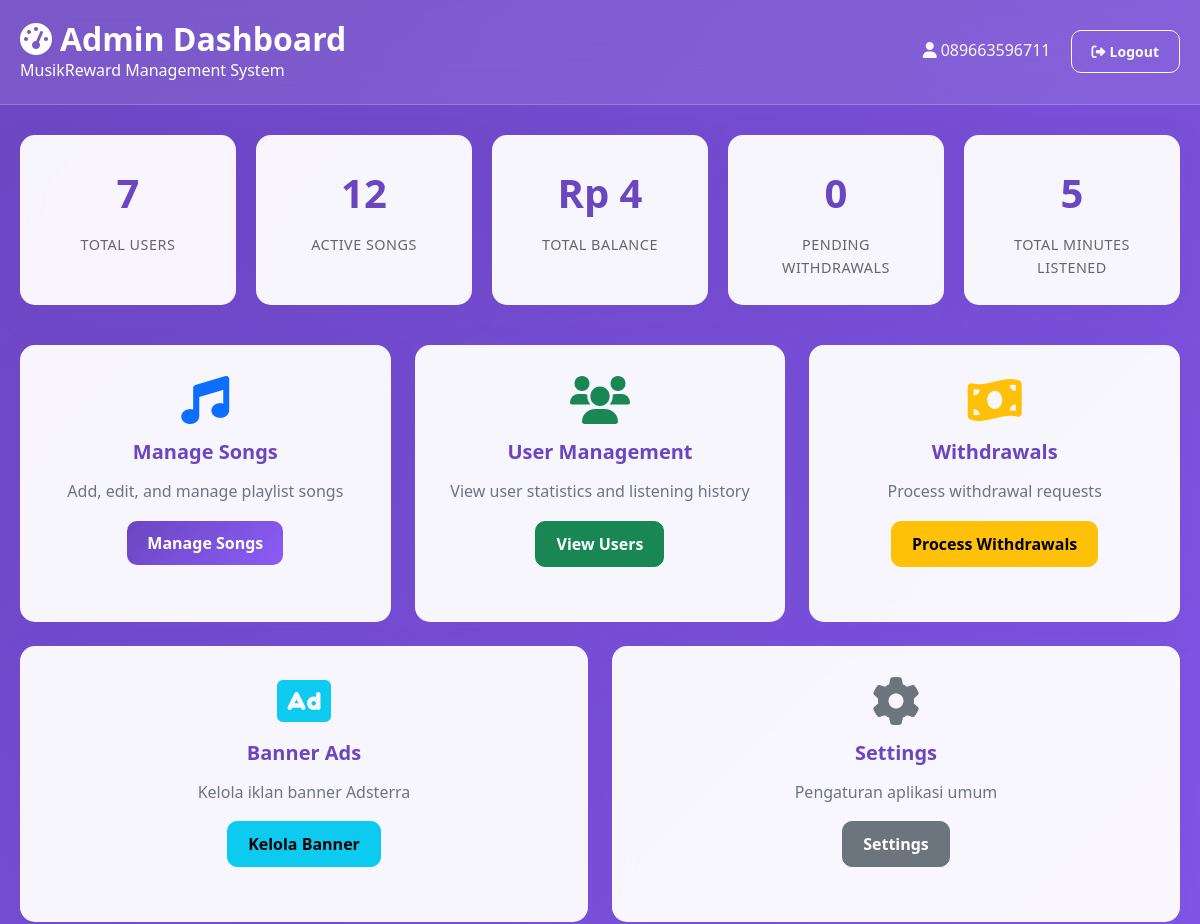
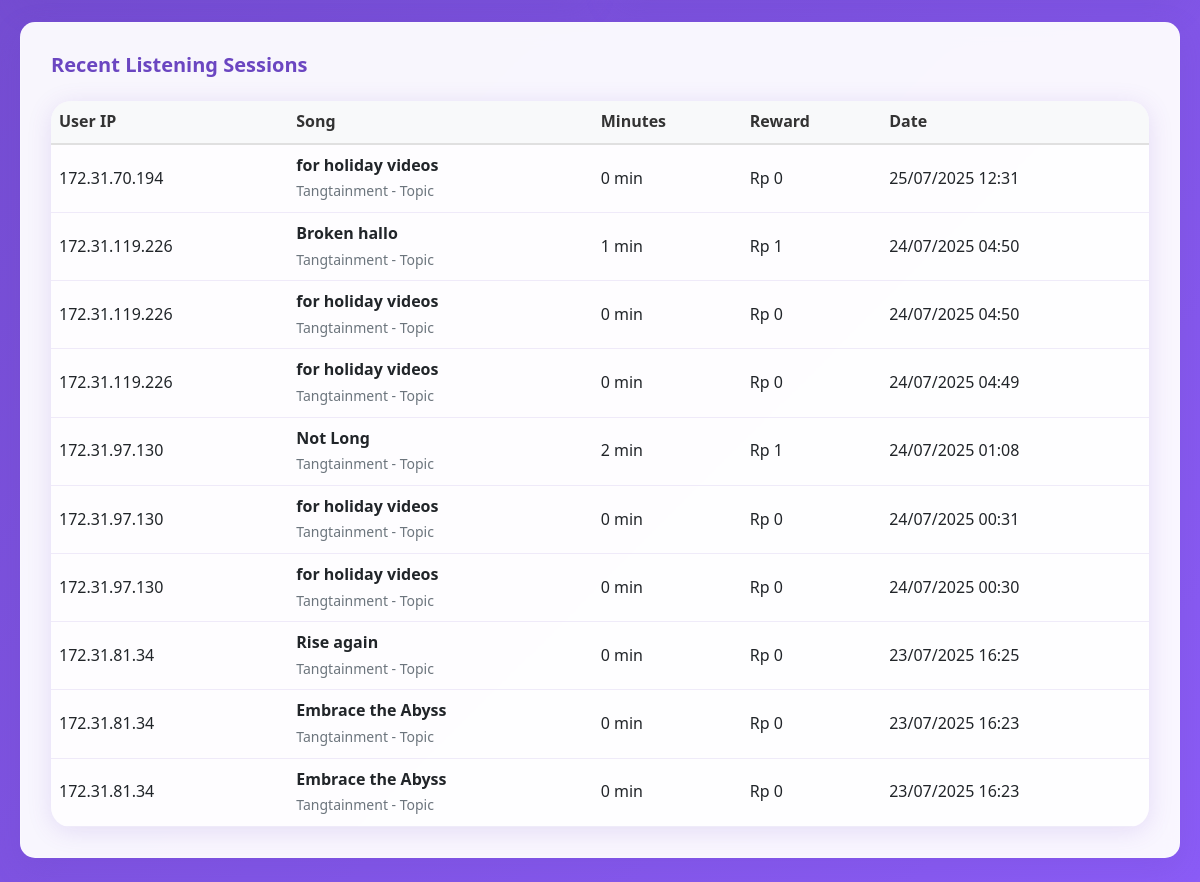
/admin/index.php (signed in), run on the app's committed database (2 pictures, top to bottom).
### tables this page shows
CREATE TABLE listening_sessions (
            id INTEGER PRIMARY KEY AUTOINCREMENT,
            user_ip TEXT NOT NULL,
            song_id INTEGER NOT NULL,
            minutes_listened INTEGER DEFAULT 0,
            reward_earned REAL DEFAULT 0.00,
            completed INTEGER DEFAULT 0,
            created_at DATETIME DEFAULT CURRENT_TIMESTAMP,
            FOREIGN KEY (song_id) REFERENCES songs(id)
        );

CREATE TABLE songs (
            id INTEGER PRIMARY KEY AUTOINCREMENT,
            youtube_id TEXT NOT NULL,
            title TEXT NOT NULL,
            artist TEXT NOT NULL,
            thumbnail_url TEXT,
            duration INTEGER DEFAULT 0,
            is_active INTEGER DEFAULT 1,
            created_at DATETIME DEFAULT CURRENT_TIMESTAMP
        );

### admin/index.php (the view, shortened to what this page needs)
<?php
require_once '../config/database.php';
$stmt = $pdo->query("SELECT COUNT(*) as total_users FROM users");
$totalUsers = $stmt->fetch()['total_users'];
$stmt = $pdo->query("SELECT COUNT(*) as total_songs FROM songs WHERE is_active = 1");
$totalSongs = $stmt->fetch()['total_songs'];
$stmt = $pdo->query("SELECT SUM(balance) as total_balance FROM users");
$totalBalance = $stmt->fetch()['total_balance'] ?: 0;
$stmt = $pdo->query("SELECT COUNT(*) as pending_withdrawals FROM withdrawals WHERE status = 'pending'");
$pendingWithdrawals = $stmt->fetch()['pending_withdrawals'];
$stmt = $pdo->query("SELECT SUM(minutes_listened) as total_minutes FROM listening_sessions");
$totalMinutes = $stmt->fetch()['total_minutes'] ?: 0;
?>
<!DOCTYPE html>
<html lang="id">
<head>
    <link href="https://cdn.jsdelivr.net/npm/bootstrap@5.1.3/dist/css/bootstrap.min.css" rel="stylesheet">
    <link href="https://cdnjs.cloudflare.com/ajax/libs/font-awesome/6.0.0/css/all.min.css" rel="stylesheet">
    <link href="../assets/css/style.css?v=<?= time() ?>" rel="stylesheet">
</head>
<body>
    <div class="admin-header">
        <div class="container">
            <div class="d-flex justify-content-between align-items-center">
                <div>
                    <h1><i class="fas fa-tachometer-alt me-2"></i>Admin Dashboard</h1>
                    <p class="mb-0">MusikReward Management System</p>
                </div>
                <div>
                    <span class="text-light me-3">
                        <i class="fas fa-user me-1"></i><?= htmlspecialchars($_SESSION['admin_username']) ?>
                    </span>
                    <a href="?logout=1" class="btn btn-outline-light btn-sm">
                        <i class="fas fa-sign-out-alt me-1"></i>Logout
                    </a>
                </div>
            </div>
        </div>
    </div>
    <div class="container">
        <div class="stats-grid">
            <div class="stat-card">
                <div class="stat-number"><?= number_format($totalUsers) ?></div>
                <div class="stat-label">Total Users</div>
            </div>
            <div class="stat-card">
                <div class="stat-number"><?= number_format($totalSongs) ?></div>
                <div class="stat-label">Active Songs</div>
            </div>
            <div class="stat-card">
                <div class="stat-number">Rp <?= number_format($totalBalance, 0, ',', '.') ?></div>
                <div class="stat-label">Total Balance</div>
            </div>
            <div class="stat-card">
                <div class="stat-number"><?= number_format($pendingWithdrawals) ?></div>
                <div class="stat-label">Pending Withdrawals</div>
            </div>
            <div class="stat-card">
                <div class="stat-number"><?= number_format($totalMinutes) ?></div>
                <div class="stat-label">Total Minutes Listened</div>
            </div>
        </div>
        <div class="row">
            <div class="col-md-4 mb-4">
                <div class="admin-card text-center">
                    <i class="fas fa-music text-primary mb-3" style="font-size: 3rem;"></i>
                    <h5>Manage Songs</h5>
                    <p class="text-muted">Add, edit, and manage playlist songs</p>
                    <a href="songs.php" class="btn btn-primary">Manage Songs</a>
                </div>
            </div>
            <div class="col-md-4 mb-4">
                <div class="admin-card text-center">
                    <i class="fas fa-users text-success mb-3" style="font-size: 3rem;"></i>
                    <h5>User Management</h5>
                    <p class="text-muted">View user statistics and listening history</p>
                    <a href="users.php" class="btn btn-success">View Users</a>
                </div>
            </div>
            <div class="col-md-4 mb-4">
                <div class="admin-card text-center">
                    <i class="fas fa-money-bill-wave text-warning mb-3" style="font-size: 3rem;"></i>
                    <h5>Withdrawals</h5>
                    <p class="text-muted">Process withdrawal requests</p>
                    <a href="withdrawals.php" class="btn btn-warning">Process Withdrawals</a>
                </div>
            </div>
        </div>
        <div class="row">
            <div class="col-md-6 mb-4">
                <div class="admin-card text-center">
                    <i class="fas fa-ad text-info mb-3" style="font-size: 3rem;"></i>
                    <h5>Banner Ads</h5>
                    <p class="text-muted">Kelola iklan banner Adsterra</p>
                    <a href="banner_ads.php" class="btn btn-info">Kelola Banner</a>
                </div>
            </div>
            <div class="col-md-6 mb-4">
                <div class="admin-card text-center">
                    <i class="fas fa-cog text-secondary mb-3" style="font-size: 3rem;"></i>
                    <h5>Settings</h5>
                    <p class="text-muted">Pengaturan aplikasi umum</p>
                    <a href="#" class="btn btn-secondary">Settings</a>
                </div>
            </div>
        </div>
        <div class="admin-card">
            <h5 class="mb-4">Recent Listening Sessions</h5>
            <div class="table-responsive">
                <table class="table">
                    <thead>
                        <tr>
                            <th>User IP</th>
                            <th>Song</th>
                            <th>Minutes</th>
                            <th>Reward</th>
                            <th>Date</th>
                        </tr>
                    </thead>
                    <tbody>
                        <?php
                        $stmt = $pdo->query("
                            SELECT ls.*, s.title, s.artist
                            FROM listening_sessions ls
                            JOIN songs s ON ls.song_id = s.id
                            ORDER BY ls.created_at DESC
                            LIMIT 10
                        ");
                        $sessions = $stmt->fetchAll();
                        foreach ($sessions as $session): ?>
                        <tr>
                            <td><?= htmlspecialchars($session['user_ip']) ?></td>
                            <td>
                                <strong><?= htmlspecialchars($session['title']) ?></strong><br>
                                <small class="text-muted"><?= htmlspecialchars($session['artist']) ?></small>
                            </td>
                            <td><?= $session['minutes_listened'] ?> min</td>
                            <td>Rp <?= number_format($session['reward_earned'], 0, ',', '.') ?></td>
                            <td><?= date('d/m/Y H:i', strtotime($session['created_at'])) ?></td>
                        </tr>
                        <?php endforeach; ?>
                    </tbody>
                </table>
            </div>
        </div>
    </div>
</body>
</html>

### assets/css/style.css (style rules this page uses)
:root { --primary-color: #6B46C1; --secondary-color: #8B5CF6; --tertiary-color: #3B82F6; --accent-color: #92400E; --success-color: #10B981; --background-color: #F8FAFC; --wave-gradient: linear-gradient(135deg, #6B46C1 0%, #8B5CF6 25%, #3B82F6 50%, #92400E 75%, #6B46C1 100%); --card-shadow: 0 4px 25px rgba(107, 70, 193, 0.15); --border-radius: 20px; }
* { margin: 0; padding: 0; box-sizing: border-box; }
body { font-family: 'Segoe UI', Tahoma, Geneva, Verdana, sans-serif; background: var(--wave-gradient); background-size: 400% 400%; animation: waveAnimation 15s ease-in-out infinite; line-height: 1.6; color: #1F2937; min-height: 100vh; }
.btn-primary { background: linear-gradient(135deg, var(--primary-color), var(--secondary-color)); border: none; border-radius: 8px; padding: 12px 24px; font-weight: 600; transition: all 0.3s ease; }
.btn-secondary { border-radius: 8px; padding: 12px 24px; font-weight: 600; }
.admin-header { background: linear-gradient(135deg, #2C3E50, #34495E); color: white; padding: 20px; margin-bottom: 30px; }
.admin-card { background: white; border-radius: var(--border-radius); box-shadow: var(--card-shadow); padding: 24px; margin-bottom: 24px; }
.stats-grid { display: grid; grid-template-columns: repeat(auto-fit, minmax(200px, 1fr)); gap: 20px; margin-bottom: 30px; }
.stat-card { background: white; border-radius: var(--border-radius); padding: 24px; text-align: center; box-shadow: var(--card-shadow); border-top: 4px solid var(--primary-color); }
.stat-number { font-size: 2rem; font-weight: bold; color: var(--primary-color); margin-bottom: 8px; }
.stat-label { color: #666; font-size: 0.9rem; }
.table-responsive { border-radius: var(--border-radius); overflow: hidden; box-shadow: var(--card-shadow); }
.table { margin-bottom: 0; }
.table thead th { background-color: #F8F9FA; border-bottom: 2px solid #E0E0E0; font-weight: 600; color: #333; }

### admin/index.php (style rules this page uses)
body { background: var(--wave-gradient); background-size: 400% 400%; animation: waveAnimation 20s ease-in-out infinite; font-family: 'Segoe UI', Tahoma, Geneva, Verdana, sans-serif; opacity: 0; transition: opacity 0.3s ease; }
body.loaded { opacity: 1; }
.admin-header { background: rgba(255, 255, 255, 0.1); backdrop-filter: blur(20px); border-bottom: 1px solid rgba(255, 255, 255, 0.2); padding: 20px 0; margin-bottom: 30px; color: white; }
.admin-header h1 { margin: 0; font-weight: 700; font-size: 2rem; }
.container { max-width: 1200px; padding: 0 20px; }
.stats-grid { display: grid; grid-template-columns: repeat(auto-fit, minmax(200px, 1fr)); gap: 20px; margin-bottom: 40px; }
.stat-card { background: rgba(255, 255, 255, 0.95); backdrop-filter: blur(10px); border-radius: 15px; padding: 25px; text-align: center; border: 1px solid rgba(255, 255, 255, 0.2); box-shadow: 0 10px 30px rgba(107, 70, 193, 0.2); opacity: 0; transform: translateY(30px); animation: cardSlideIn 0.6s ease forwards; }
.stat-card:nth-child(1) { animation-delay: 0.1s; }
.stat-card:nth-child(2) { animation-delay: 0.2s; }
.stat-card:nth-child(3) { animation-delay: 0.3s; }
.stat-card:nth-child(4) { animation-delay: 0.4s; }
.stat-card:nth-child(5) { animation-delay: 0.5s; }
.stat-number { font-size: 2.5rem; font-weight: 700; color: var(--primary-color); margin-bottom: 8px; }
.stat-label { color: #666; font-weight: 500; text-transform: uppercase; font-size: 0.9rem; letter-spacing: 0.5px; }
.admin-card { background: rgba(255, 255, 255, 0.95); backdrop-filter: blur(10px); border-radius: 15px; padding: 30px; border: 1px solid rgba(255, 255, 255, 0.2); box-shadow: 0 10px 30px rgba(107, 70, 193, 0.2); transition: all 0.3s ease; height: 100%; }
.admin-card h5 { color: var(--primary-color); font-weight: 600; margin-bottom: 15px; }
.btn { border-radius: 10px; padding: 10px 20px; font-weight: 600; transition: all 0.3s ease; }
.table { background: rgba(255, 255, 255, 0.8); border-radius: 10px; overflow: hidden; }
.table th { background: var(--primary-color); color: white; border: none; font-weight: 600; }
.table td { border-color: rgba(107, 70, 193, 0.1); vertical-align: middle; }
.fade-in { opacity: 0; animation: fadeIn 0.8s ease forwards; }

### data on the page
listening_sessions: user_ip "172.31.70.194", song.title "for holiday videos", song.artist "Tangtainment - Topic", minutes_listened "0", reward_earned "0", created_at "25/07/2025 12:31"
listening_sessions: user_ip "172.31.119.226", song.title "Broken hallo", song.artist "Tangtainment - Topic", minutes_listened "1", reward_earned "1", created_at "24/07/2025 04:50"
listening_sessions: user_ip "172.31.119.226", song.title "for holiday videos", song.artist "Tangtainment - Topic", minutes_listened "0", reward_earned "0", created_at "24/07/2025 04:50"
listening_sessions: user_ip "172.31.119.226", song.title "for holiday videos", song.artist "Tangtainment - Topic", minutes_listened "0", reward_earned "0", created_at "24/07/2025 04:49"
listening_sessions: user_ip "172.31.97.130", song.title "Not Long", song.artist "Tangtainment - Topic", minutes_listened "2", reward_earned "1", created_at "24/07/2025 01:08"
listening_sessions: user_ip "172.31.97.130", song.title "for holiday videos", song.artist "Tangtainment - Topic", minutes_listened "0", reward_earned "0", created_at "24/07/2025 00:31"
listening_sessions: user_ip "172.31.97.130", song.title "for holiday videos", song.artist "Tangtainment - Topic", minutes_listened "0", reward_earned "0", created_at "24/07/2025 00:30"
listening_sessions: user_ip "172.31.81.34", song.title "Rise again", song.artist "Tangtainment - Topic", minutes_listened "0", reward_earned "0", created_at "23/07/2025 16:25"
listening_sessions: user_ip "172.31.81.34", song.title "Embrace the Abyss", song.artist "Tangtainment - Topic", minutes_listened "0", reward_earned "0", created_at "23/07/2025 16:23"
listening_sessions: user_ip "172.31.81.34", song.title "Embrace the Abyss", song.artist "Tangtainment - Topic", minutes_listened "0", reward_earned "0", created_at "23/07/2025 16:23"

### other printed values
$_SESSION['admin_username'] "089663596711"
$totalUsers "7"
$totalSongs "12"
$totalBalance "4"
$pendingWithdrawals "0"
$totalMinutes "5"
